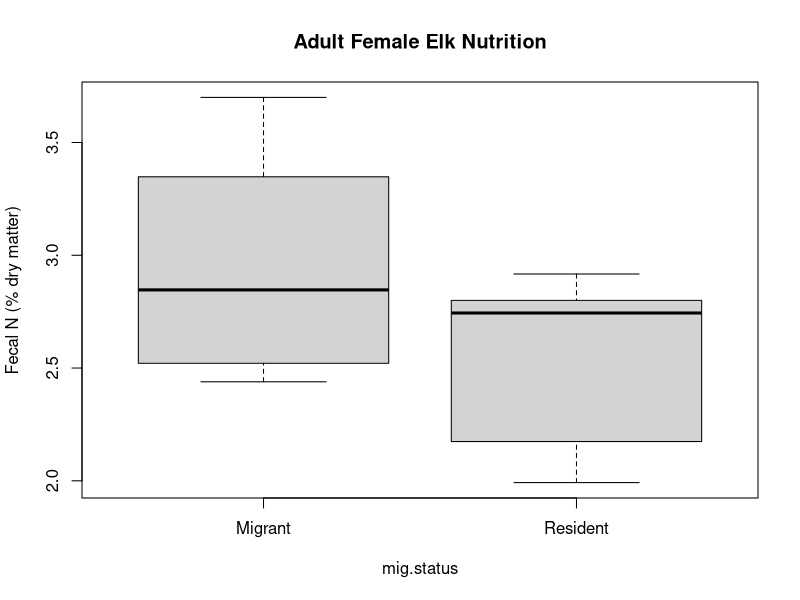

Write R code to recreate this figure.
setwd("C:/Users/kjbark3r/Documents/GitHub/RDlab")

#data
data2014 <- read.csv("data2014.csv")

#libraries
library(dplyr)

############################################################
# Separate dataframes and analyses for each migratory status  
############################################################

##########
#MIGRANTS - subset and bootstrap 
mig.data2014 <- filter(data2014, MigStatus == "Mig")
mig.bootdata <- sample(1:nrow(mig.data2014), 24, replace = T) 
(mig.newdata <- mig.data2014[mig.bootdata,])

##set up vector to store migrant averages in
mig.finaldata <- NULL

##run loop 12 times, each time taking the average of 2 sequential data points
for(i in 1:12) {
  mig.finaldata[i] <- sample(mig.newdata$PctFN, 2)
  }

#create properly formatted dataframe of bootstrapped migrant data
mig <- data.frame(mig.finaldata)
mig$mig.status <- "Migrant"
colnames(mig)[1] <- "FecalN"


############
#RESIDENTS - subset and bootstrap 
res.data2014 <- filter(data2014, MigStatus == "Res")
res.bootdata <- sample(1:nrow(res.data2014), 24, replace = T) 
(res.newdata <- res.data2014[res.bootdata,])

##set up vector to store resident means in
res.finaldata <- NULL

##run loop 12 times, each time taking the average of 2 data points
for(i in 1:12) {
  res.finaldata[i] <- sample(res.newdata$PctFN, 2)
}


#create properly formatted dataframe of bootstrapped resident data
res <- data.frame(res.finaldata)
res$mig.status <- "Resident"
colnames(res)[1] <- "FecalN"
head(res)


############################################################
# Combine data and run power analysis  
############################################################

#combine migrant and resident data in tidy format 
fn <- bind_rows(mig, res)

#check out the data
boxplot(FecalN ~ mig.status, fn, ylab  = "Fecal N (% dry matter)", main = "Adult Female Elk Nutrition")

#determine variance values to use in power analysis
###i don't think lm is necessary - do anova, not regression
#    (lm <- summary(lm(FecalN ~ mig.status, data = fn)))
(aov <- summary(aov(FecalN ~ mig.status, data = fn)))


#power analysis 
##First, determine what my power is given my current sample size.
##If not enough power to detect 5% effect size, 
##figure out what effect size I can detect (loop over effect sizes)
power.anova.test(groups = 2, n = 12, between.var = 0.4312, within.var = 0.1726,
                 sig.level = 0.1, power = NULL)

##initial thoughts about effect size loop
##need to play with this using hard-wired values 
##(i.e., vals pulled programmatically from aov - esp within.var)
for (j in 0:0.5) {  #these should be effect sizes, NOT # times to loop
  power.anova.test(groups = 2, n = 12, between.var = NULL, within.var = 0.1726,
                   sig.level = 0.1, power = 0.8)
}
